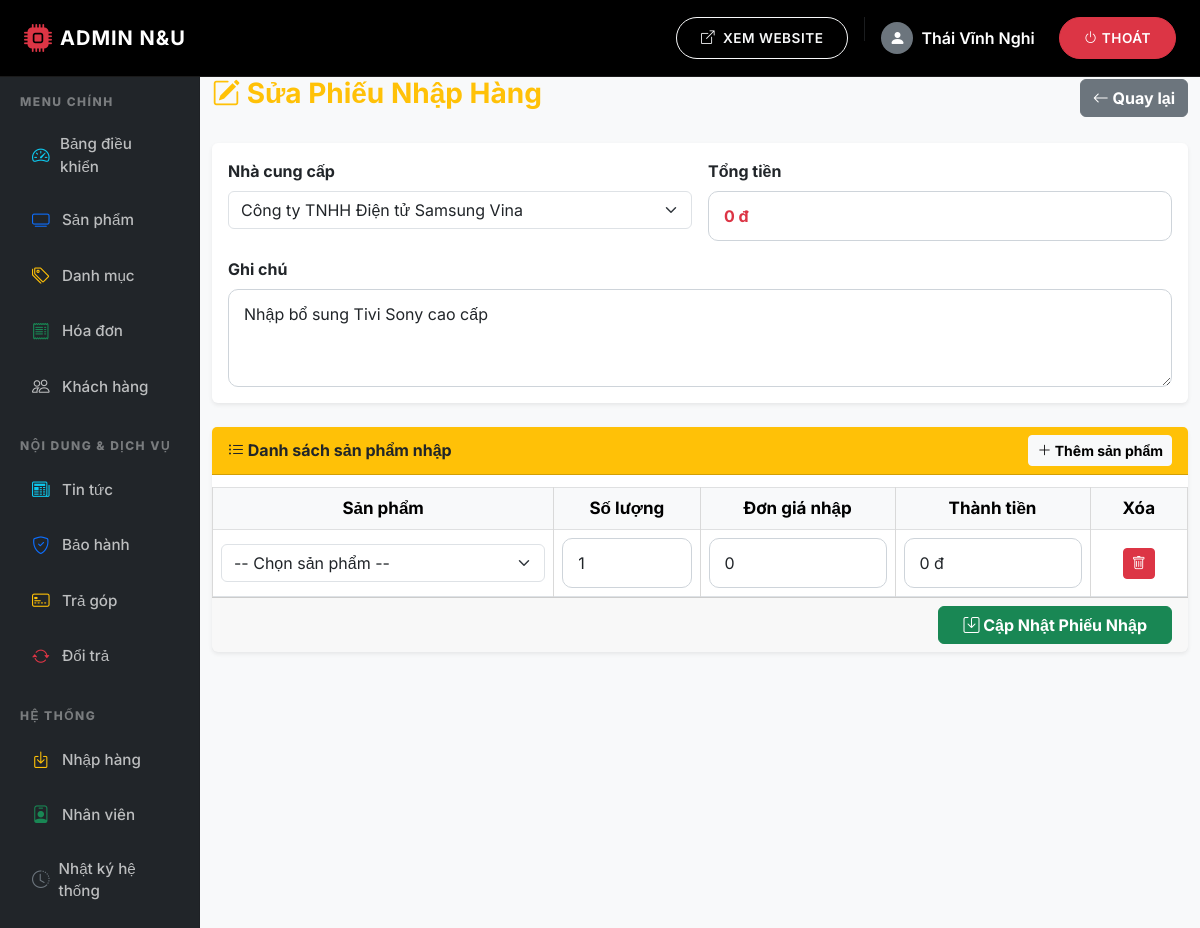
/admin/nhap_hang_sua.php?id=2 (signed in), run on the app's committed database.
### tables this page shows
CREATE TABLE `phieunhap` (
  `ID` int(11) NOT NULL,
  `NhanVienID` int(11) DEFAULT NULL,
  `NhaCungCapID` int(11) DEFAULT NULL,
  `NgayNhap` datetime DEFAULT NULL,
  `TongTien` decimal(15,2) DEFAULT NULL,
  `GhiChu` text DEFAULT NULL
);

CREATE TABLE `nhacungcap` (
  `ID` int(11) NOT NULL,
  `TenNhaCungCap` varchar(255) DEFAULT NULL,
  `DienThoai` varchar(20) DEFAULT NULL,
  `Email` varchar(100) DEFAULT NULL,
  `DiaChi` varchar(255) DEFAULT NULL
);

### admin/nhap_hang_sua.php (the view, shortened to what this page needs)
<?php
require_once 'header.php';
require_once 'sidebar.php';
$phieu_nhap_id = (int)$_GET['id'];
$sql_pn = "SELECT * FROM phieunhap WHERE ID = ?";
$stmt_pn = $conn->prepare($sql_pn);
$stmt_pn->bind_param("i", $phieu_nhap_id);
$stmt_pn->execute();
$result_pn = $stmt_pn->get_result();
$phieuNhap = $result_pn->fetch_assoc();
$danhSachChiTiet = [];
$sql_ncc = "SELECT ID, TenNhaCungCap FROM nhacungcap ORDER BY TenNhaCungCap ASC";
$result_ncc = $conn->query($sql_ncc);
$sql_sp = "SELECT ID, TenSanPham, DonGia, SoLuong FROM sanpham ORDER BY TenSanPham ASC";
$result_sp = $conn->query($sql_sp);
?>
<div class="col-md-9 col-lg-10 mb-5">
    <div class="d-flex justify-content-between align-items-center mb-4">
        <h3 class="text-warning fw-bold">
            <i class="bi bi-pencil-square"></i> Sửa Phiếu Nhập Hàng
        </h3>
        <a href="nhap_hang.php" class="btn btn-secondary fw-bold">
            <i class="bi bi-arrow-left"></i> Quay lại
        </a>
    </div>
    <form method="POST">
        <div class="card shadow-sm border-0 mb-4">
            <div class="card-body">
                <div class="row g-3">
                    <div class="col-md-6">
                        <label class="form-label fw-bold">Nhà cung cấp</label>
                        <select name="NhaCungCapID" class="form-select" required>
                            <?php if ($result_ncc && $result_ncc->num_rows > 0): ?>
                                <?php while ($ncc = $result_ncc->fetch_assoc()): ?>
                                    <option value="<?php echo $ncc['ID']; ?>"
                                        <?php echo ($phieuNhap['NhaCungCapID'] == $ncc['ID']) ? 'selected' : ''; ?>>
                                        <?php echo $ncc['TenNhaCungCap']; ?>
                                    </option>
                                <?php endwhile; ?>
                            <?php endif; ?>
                        </select>
                    </div>
                    <div class="col-md-6">
                        <label class="form-label fw-bold">Tổng tiền</label>
                        <input type="text" id="TongTienHienThi" class="form-control fw-bold text-danger"
                               value="<?php echo number_format($phieuNhap['TongTien'], 0, ',', '.'); ?> đ" readonly>
                    </div>
                    <div class="col-12">
                        <label class="form-label fw-bold">Ghi chú</label>
                        <textarea name="GhiChu" class="form-control" rows="3" placeholder="Nhập ghi chú nếu có..."><?php echo htmlspecialchars($phieuNhap['GhiChu']); ?></textarea>
                    </div>
                </div>
            </div>
        </div>
        <div class="card shadow-sm border-0">
            <div class="card-header bg-warning text-dark fw-bold d-flex justify-content-between align-items-center">
                <span><i class="bi bi-list-ul"></i> Danh sách sản phẩm nhập</span>
                <button type="button" class="btn btn-light btn-sm fw-bold" onclick="themDong()">
                    <i class="bi bi-plus-lg"></i> Thêm sản phẩm
                </button>
            </div>
            <div class="card-body p-0">
                <div class="table-responsive">
                    <table class="table table-bordered align-middle text-center mb-0" id="bangSanPham">
                        <thead class="table-light">
                            <tr>
                                <th style="width: 35%;">Sản phẩm</th>
                                <th style="width: 15%;">Số lượng</th>
                                <th style="width: 20%;">Đơn giá nhập</th>
                                <th style="width: 20%;">Thành tiền</th>
                                <th style="width: 10%;">Xóa</th>
                            </tr>
                        </thead>
                        <tbody id="dsSanPham">
                            <?php if (!empty($danhSachChiTiet)): ?>
                                <?php foreach ($danhSachChiTiet as $index => $ct): ?>
                                    <tr>
                                        <td>
                                            <select name="san_pham[<?php echo $index; ?>][id]" class="form-select" required>
                                                <option value="">-- Chọn sản phẩm --</option>
                                                <?php
                                                if ($result_sp && $result_sp->num_rows > 0):
                                                    $result_sp->data_seek(0);
                                                    while ($sp = $result_sp->fetch_assoc()):
                                                ?>
                                                    <option value="<?php echo $sp['ID']; ?>"
                                                        <?php echo ($ct['SanPhamID'] == $sp['ID']) ? 'selected' : ''; ?>>
                                                        <?php echo $sp['TenSanPham']; ?> (Tồn: <?php echo $sp['SoLuong']; ?>)
                                                    </option>
                                                <?php
                                                    endwhile;
                                                endif;
                                                ?>
                                            </select>
                                        </td>
                                        <td>
                                            <input type="number" name="san_pham[<?php echo $index; ?>][soluong]"
                                                   class="form-control so-luong" min="1"
                                                   value="<?php echo $ct['SoLuongNhap']; ?>" required oninput="tinhTien()">
                                        </td>
                                        <td>
                                            <input type="number" name="san_pham[<?php echo $index; ?>][gia]"
                                                   class="form-control don-gia" min="0"
                                                   value="<?php echo $ct['DonGiaNhap']; ?>" required oninput="tinhTien()">
                                        </td>
                                        <td>
                                            <input type="text" class="form-control thanh-tien" value="0 đ" readonly>
                                        </td>
                                        <td>
                                            <button type="button" class="btn btn-danger btn-sm" onclick="xoaDong(this)">
                                                <i class="bi bi-trash"></i>
                                            </button>
                                        </td>
                                    </tr>
                                <?php endforeach; ?>
                            <?php else: ?>
                                <tr>
                                    <td>
                                        <select name="san_pham[0][id]" class="form-select" required>
                                            <option value="">-- Chọn sản phẩm --</option>
                                        </select>
                                    </td>
                                    <td>
                                        <input type="number" name="san_pham[0][soluong]" class="form-control so-luong" min="1" value="1" required oninput="tinhTien()">
                                    </td>
                                    <td>
                                        <input type="number" name="san_pham[0][gia]" class="form-control don-gia" min="0" value="0" required oninput="tinhTien()">
                                    </td>
                                    <td>
                                        <input type="text" class="form-control thanh-tien" value="0 đ" readonly>
                                    </td>
                                    <td>
                                        <button type="button" class="btn btn-danger btn-sm" onclick="xoaDong(this)">
                                            <i class="bi bi-trash"></i>
                                        </button>
                                    </td>
                                </tr>
                            <?php endif; ?>
                        </tbody>
                    </table>
                </div>
            </div>
            <div class="card-footer text-end">
                <button type="submit" class="btn btn-success fw-bold px-4">
                    <i class="bi bi-save"></i> Cập Nhật Phiếu Nhập
                </button>
            </div>
        </div>
    </form>
</div>
<?php require_once 'footer.php'; ?>

### tai_nguyen/css/style.css (style rules this page uses)
html { scroll-behavior: smooth; }
body { font-family: 'Inter', sans-serif; background-color: #f8f9fa; }
.form-control { border-radius: 10px; padding: 12px 15px; border: 1px solid #ced4da; }
table { width: 100%; border-collapse: collapse; margin-top: 12px; }
table th, table td { border: 1px solid #d9d9d9; padding: 12px 10px; font-size: 17px; }
table th { background: #f5f7fb; text-align: center; color: #10284f; }
.text-center { text-align: center; }

### data on the page
phieunhap: NhaCungCapID "Công ty TNHH Điện tử Samsung Vina", TongTien "0 đ", GhiChu "Nhập bổ sung Tivi Sony cao cấp"

### other printed values
$_SESSION['ho_ten'] "Thái Vĩnh Nghi"
